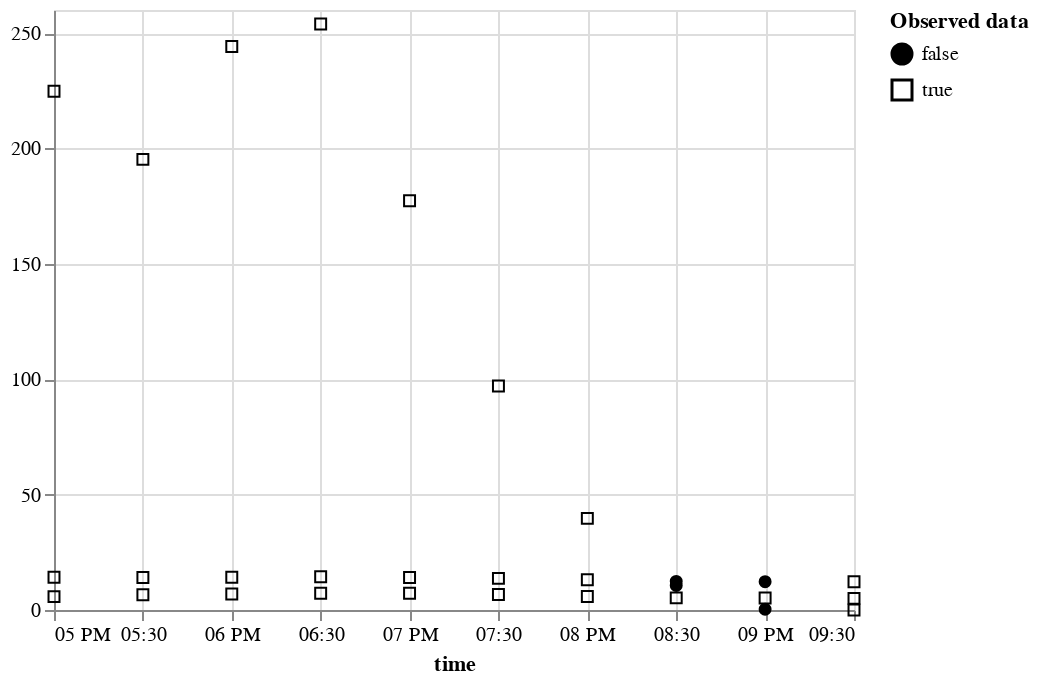

The notebook cell saved with this chart:
### Code cell
plot_points(m_df.tidy())

### Figure 1 — Vega-Lite specification as saved in the notebook (floating-point values rounded to 4 significant figures)
{"config": {"view": {"continuousWidth": 400, "continuousHeight": 300}}, "data": {"name": "data-e50c02d862731cf9f9a0daad851eec81"}, "mark": {"type": "point", "color": "black", "fillOpacity": 1, "strokeWidth": 1}, "encoding": {"fill": {"field": "is_present", "legend": {"title": ["Observed data"]}, "scale": {"range": ["black", "#ffffff00"]}, "type": "nominal"}, "shape": {"field": "is_present", "type": "nominal"}, "x": {"axis": {"domain": true, "labels": true, "ticks": true, "title": "time"}, "field": "time", "type": "temporal"}, "y": {"field": "value", "scale": {"zero": false}, "title": "", "type": "quantitative"}}, "$schema": "https://vega.github.io/schema/vega-lite/v5.2.0.json", "datasets": {"data-e50c02d862731cf9f9a0daad851eec81": [{"time": "2000-06-15T17:00:00", "variable": "TA", "value": 14.22, "is_present": true}, {"time": "2000-06-15T17:30:00", "variable": "TA", "value": 14.11, "is_present": true}, {"time": "2000-06-15T18:00:00", "variable": "TA", "value": 14.23, "is_present": true}, {"time": "2000-06-15T18:30:00", "variable": "TA", "value": 14.4, "is_present": true}, {"time": "2000-06-15T19:00:00", "variable": "TA", "value": 14.09, "is_present": true}, {"time": "2000-06-15T19:30:00", "variable": "TA", "value": 13.71, "is_present": true}, {"time": "2000-06-15T20:00:00", "variable": "TA", "value": 13.08, "is_present": true}, {"time": "2000-06-15T20:30:00", "variable": "TA", "value": 12.41, "is_present": false}, {"time": "2000-06-15T21:00:00", "variable": "TA", "value": 12.27, "is_present": false}, {"time": "2000-06-15T21:30:00", "variable": "TA", "value": 12.2, "is_present": true}, {"time": "2000-06-15T17:00:00", "variable": "SW_IN", "value": 224.8, "is_present": true}, {"time": "2000-06-15T17:30:00", "variable": "SW_IN", "value": 195.3, "is_present": true}, {"time": "2000-06-15T18:00:00", "variable": "SW_IN", "value": 244.2, "is_present": true}, {"time": "2000-06-15T18:30:00", "variable": "SW_IN", "value": 253.9, "is_present": true}, {"time": "2000-06-15T19:00:00", "variable": "SW_IN", "value": 177.3, "is_present": true}, {"time": "2000-06-15T19:30:00", "variable": "SW_IN", "value": 97.07, "is_present": true}, {"time": "2000-06-15T20:00:00", "variable": "SW_IN", "value": 39.71, "is_present": true}, {"time": "2000-06-15T20:30:00", "variable": "SW_IN", "value": 10.65, "is_present": false}, {"time": "2000-06-15T21:00:00", "variable": "SW_IN", "value": 0.32, "is_present": false}, {"time": "2000-06-15T21:30:00", "variable": "SW_IN", "value": 0.0, "is_present": true}, {"time": "2000-06-15T17:00:00", "variable": "VPD", "value": 5.799, "is_present": true}, {"time": "2000-06-15T17:30:00", "variable": "VPD", "value": 6.577, "is_present": true}, {"time": "2000-06-15T18:00:00", "variable": "VPD", "value": 6.931, "is_present": true}, {"time": "2000-06-15T18:30:00", "variable": "VPD", "value": 7.286, "is_present": true}, {"time": "2000-06-15T19:00:00", "variable": "VPD", "value": 7.251, "is_present": true}, {"time": "2000-06-15T19:30:00", "variable": "VPD", "value": 6.683, "is_present": true}, {"time": "2000-06-15T20:00:00", "variable": "VPD", "value": 5.851, "is_present": true}, {"time": "2000-06-15T20:30:00", "variable": "VPD", "value": 5.254, "is_present": true}, {"time": "2000-06-15T21:00:00", "variable": "VPD", "value": 5.164, "is_present": true}, {"time": "2000-06-15T21:30:00", "variable": "VPD", "value": 5.037, "is_present": true}]}}
